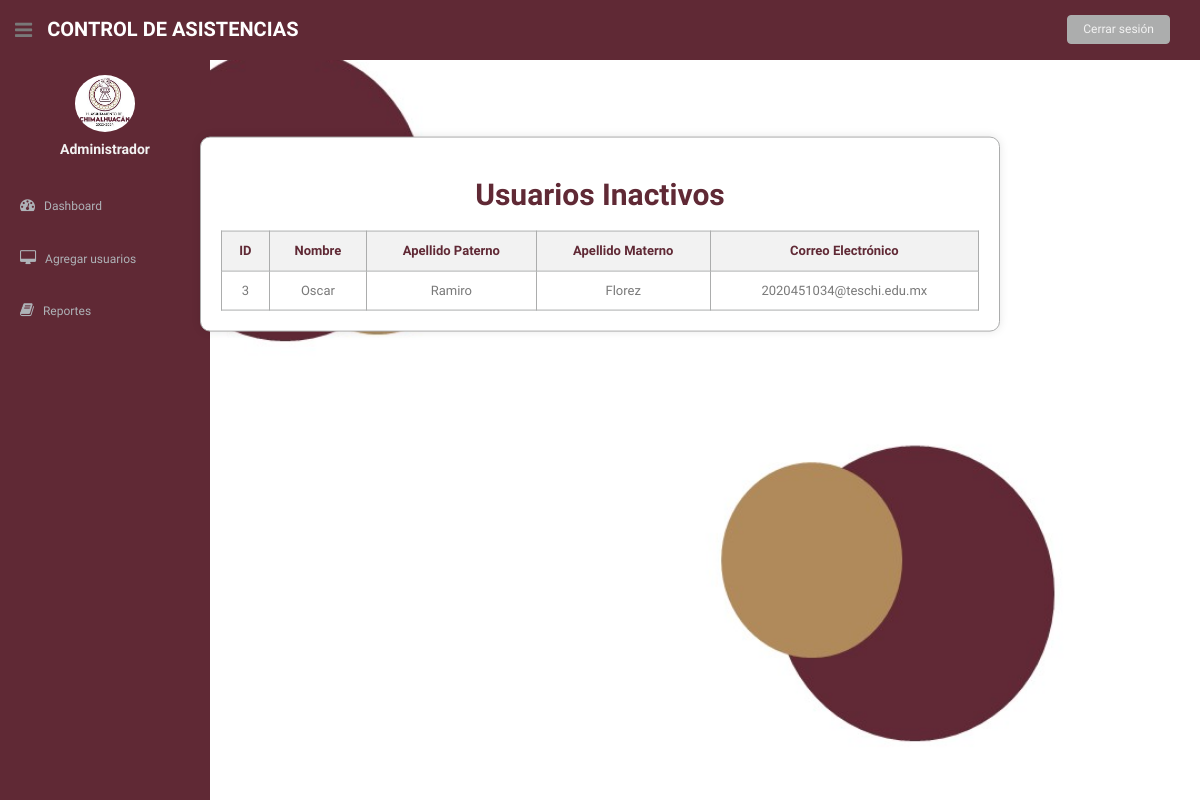
/inactivos/ (signed in), run on the app's committed database.
### asistencia/models.py (models this page shows, shortened)
class Usuario(models.Model):
    nombre = models.CharField(max_length=100)
    apellido_paterno = models.CharField(max_length=100)
    apellido_materno = models.CharField(max_length=100)
    telefono = models.CharField(max_length=10)
    correo_electronico = models.EmailField(unique=True)
    fecha_registro = models.DateField(auto_now_add=True)
    user = models.OneToOneField(User, on_delete=models.CASCADE, null=True, blank=True)
    OPCIONES_SERVICIO = [
        ('SS', 'Servicio Social'),
        ('R', 'Residencias'),
    ]
    tipo_servicio = models.CharField(max_length=2, choices=OPCIONES_SERVICIO)
    horas_realizadas = models.IntegerField(default=0)
    horas_requeridas = models.IntegerField()
    activo = models.BooleanField(default=True)

### asistencia/views.py (the view)
# urls.py: path('inactivos/', lista_usuarios_inactivos, name='usuarios_inactivos'),
@login_required
def lista_usuarios_inactivos(request):
    usuarios_inactivos = Usuario.objects.filter(activo=False)
    query = request.GET.get('q')
    if query:
        usuarios_inactivos = usuarios_inactivos.filter(nombre__icontains=query)
    return render(request, 'usuarios_inactivos.html', {'usuarios': usuarios_inactivos, 'query': query})

### asistencia/templates/usuarios_inactivos.html (shortened to what this page needs)
{% load static %}
<!DOCTYPE html>
<html lang="en">
<head>
  <link href="{% static 'css/bootstrap.css' %}" rel="stylesheet">
  <link href="{% static 'font-awesome/css/font-awesome.css' %}" rel="stylesheet" />
  <link rel="stylesheet" type="text/css" href="{% static 'css/zabuto_calendar.css' %}">
  <link rel="stylesheet" type="text/css" href="{% static 'js/gritter/css/jquery.gritter.css' %}" />
  <link rel="stylesheet" type="text/css" href="{% static 'lineicons/style.css' %}">
  <link href="{% static 'css/style.css' %}" rel="stylesheet">
  <link href="{% static 'css/style-responsive.css' %}" rel="stylesheet">
</head>
<body>
  <section id="container">
    {% include 'general/menu.html' %}
    <div class="container">
      <h2>Usuarios Inactivos</h2>
      <table>
        <thead>
            <tr>
                <th>ID</th>
                <th>Nombre</th>
                <th>Apellido Paterno</th>
                <th>Apellido Materno</th>
                <th>Correo Electrónico</th>
            </tr>
        </thead>
        <tbody>
            {% for usuario in usuarios %}
            <tr>
                <td>{{ usuario.user_id }}</td>
                <td>{{ usuario.nombre }}</td>
                <td>{{ usuario.apellido_paterno }}</td>
                <td>{{ usuario.apellido_materno }}</td>
                <td>{{ usuario.correo_electronico }}</td>
            </tr>
            {% empty %}
            <tr>
                <td colspan="4">No hay usuarios inactivos.</td>
            </tr>
            {% endfor %}
        </tbody>
      </table>
    </div>
  </section>
</body>
</html>

### asistencia/static/css/style.css (style rules this page uses)
body { color: #797979; background: #f2f2f2; font-family: 'Ruda', sans-serif; padding: 0px !important; margin: 0px !important; font-size:13px; }
#container { width: 100%; height: 100%; }

### asistencia/templates/usuarios_inactivos.html (style rules this page uses)
.container { background-color: #ffffff; border: 1px solid #ACADAD; padding: 20px; border-radius: 10px; box-shadow: 0px 0px 10px rgba(0, 0, 0, 0.1); margin: 0 auto; max-width: 800px; position: relative; top: 70%; transform: translateY(70%); }
h2 { color: #602935; font-weight: bold; text-align: center; }
table { width: 100%; border-collapse: collapse; margin-top: 20px; }
th, td { border: 1px solid #ACADAD; padding: 10px; text-align: center; }
th { background-color: #f2f2f2; color: #602935; }

### data on the page
Usuario: user_id "3", nombre "Oscar", apellido_paterno "Ramiro", apellido_materno "Florez", correo_electronico "2020451034@teschi.edu.mx"
